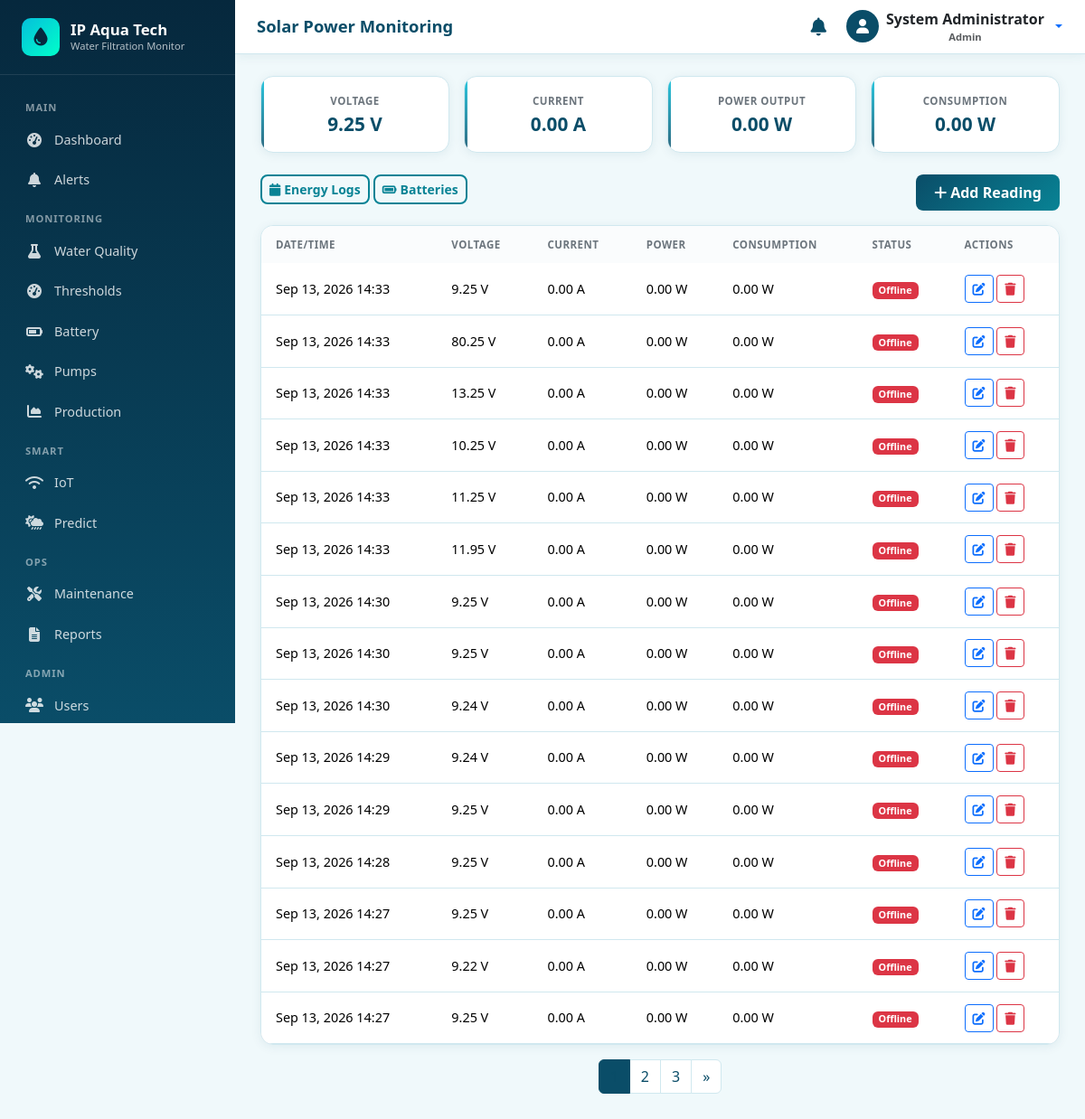
Page /solar/ (signed in) on the committed database.
### accounts/models.py (models this page shows, shortened)
class User(AbstractUser):
    class Role(models.TextChoices):
        ADMIN = 'ADMIN', 'Admin'
        OPERATOR = 'OPERATOR', 'Operator'
    role = models.CharField(
        max_length=20,
        choices=Role.choices,
        default=Role.OPERATOR,
        help_text='User role determining access level',
    )
    phone = models.CharField(max_length=20, blank=True)
    is_active = models.BooleanField(default=True)
    created_at = models.DateTimeField(auto_now_add=True)
    updated_at = models.DateTimeField(auto_now=True)
    class Meta:
        ordering = ['-date_joined']
        verbose_name = 'User'
        verbose_name_plural = 'Users'
    @property
    def is_admin_user(self):
        return self.role == self.Role.ADMIN or self.is_superuser

### solar/models.py (models this page shows, shortened)
class SolarSystem(models.Model):
    panel_voltage = models.DecimalField(max_digits=8, decimal_places=2, help_text='Panel voltage (V)')
    panel_current = models.DecimalField(max_digits=8, decimal_places=2, help_text='Panel current (A)')
    power_output = models.DecimalField(max_digits=10, decimal_places=2, help_text='Power output (W)')
    power_consumption = models.DecimalField(
        max_digits=10, decimal_places=2, default=0, help_text='System power consumption (W)'
    )
    status = models.CharField(
        max_length=20,
        choices=PowerStatus.choices,
        default=PowerStatus.NORMAL,
    )
    irradiance = models.DecimalField(
        max_digits=8, decimal_places=2, null=True, blank=True, help_text='Solar irradiance (W/m²)'
    )
    panel_temperature = models.DecimalField(
        max_digits=5, decimal_places=2, null=True, blank=True, help_text='Panel temperature (°C)'
    )
    notes = models.TextField(blank=True)
    recorded_by = models.ForeignKey(
        settings.AUTH_USER_MODEL,
        on_delete=models.SET_NULL,
        null=True,
        blank=True,
        related_name='solar_records',
    )
    recorded_at = models.DateTimeField(default=timezone.now)
    created_at = models.DateTimeField(auto_now_add=True)
    class Meta:
        ordering = ['-recorded_at']
        verbose_name = 'Solar System Reading'
        verbose_name_plural = 'Solar System Readings'

### solar/views.py (the view)
# urls.py: path('', views.solar_list, name='solar_list'),
@login_required
def solar_list(request):
    qs = SolarSystem.objects.select_related('recorded_by').all()
    paginator = Paginator(qs, 15)
    page = paginator.get_page(request.GET.get('page'))
    latest = SolarSystem.objects.first()
    return render(request, 'solar/solar_list.html', {
        'page_obj': page,
        'latest': latest,
    })

### notifications/context_processors.py (called while the page is built)
def unread_notifications(request):
    if request.user.is_authenticated:
        count = Notification.objects.filter(
            is_read=False,
            is_resolved=False,
        ).filter(
            models_q(request.user)
        ).count()
        recent = Notification.objects.filter(
            is_resolved=False,
        ).filter(
            models_q(request.user)
        )[:5]
        return {
            'unread_notification_count': count,
            'recent_notifications': recent,
        }
    return {
        'unread_notification_count': 0,
        'recent_notifications': [],
    }

def models_q(user):
    from django.db.models import Q
    return Q(recipient__isnull=True) | Q(recipient=user)

### templates/solar/solar_list.html (shortened to what this page needs)
{% extends 'base.html' %}
{% block page_title %}Solar Power Monitoring{% endblock %}
{% block content %}
{% if latest %}
<div class="row g-3 mb-4">
  <div class="col-6 col-md-3"><div class="stat-card text-center"><div class="stat-label">Voltage</div><div class="stat-value">{{ latest.panel_voltage }} V</div></div></div>
  <div class="col-6 col-md-3"><div class="stat-card text-center"><div class="stat-label">Current</div><div class="stat-value">{{ latest.panel_current }} A</div></div></div>
  <div class="col-6 col-md-3"><div class="stat-card text-center"><div class="stat-label">Power Output</div><div class="stat-value">{{ latest.power_output }} W</div></div></div>
  <div class="col-6 col-md-3"><div class="stat-card text-center"><div class="stat-label">Consumption</div><div class="stat-value">{{ latest.power_consumption }} W</div></div></div>
</div>
{% endif %}
<div class="d-flex justify-content-between mb-3">
  <div>
    <a href="{% url 'solar:energy_log_list' %}" class="btn btn-aqua-outline btn-sm"><i class="fas fa-calendar me-1"></i>Energy Logs</a>
    <a href="{% url 'solar:battery_list' %}" class="btn btn-aqua-outline btn-sm"><i class="fas fa-battery-full me-1"></i>Batteries</a>
  </div>
  <a href="{% url 'solar:solar_create' %}" class="btn btn-aqua"><i class="fas fa-plus me-1"></i>Add Reading</a>
</div>
<div class="card card-aqua">
  <div class="card-body p-0">
    <div class="table-responsive">
      <table class="table table-aqua table-hover mb-0">
        <thead><tr><th>Date/Time</th><th>Voltage</th><th>Current</th><th>Power</th><th>Consumption</th><th>Status</th><th>Actions</th></tr></thead>
        <tbody>
          {% for obj in page_obj %}
          <tr class="{% if obj.status == 'CRITICAL' or obj.status == 'OFFLINE' %}row-critical{% elif obj.status == 'WARNING' %}row-warning{% endif %}">
            <td>{{ obj.recorded_at|date:"M d, Y H:i" }}</td>
            <td>{{ obj.panel_voltage }} V</td>
            <td>{{ obj.panel_current }} A</td>
            <td>{{ obj.power_output }} W</td>
            <td>{{ obj.power_consumption }} W</td>
            <td>
              {% if obj.status == 'NORMAL' %}<span class="badge badge-normal">Normal</span>
              {% elif obj.status == 'WARNING' %}<span class="badge badge-warning">Warning</span>
              {% else %}<span class="badge badge-critical">{{ obj.get_status_display }}</span>{% endif %}
            </td>
            <td>
              <a href="{% url 'solar:solar_edit' obj.pk %}" class="btn btn-sm btn-outline-primary"><i class="fas fa-edit"></i></a>
              <form method="post" action="{% url 'solar:solar_delete' obj.pk %}" class="d-inline" onsubmit="return confirm('Delete?');">{% csrf_token %}
                <button class="btn btn-sm btn-outline-danger"><i class="fas fa-trash"></i></button>
              </form>
            </td>
          </tr>
          {% empty %}
          <tr><td colspan="7" class="text-center text-muted py-4">No solar readings.</td></tr>
          {% endfor %}
        </tbody>
      </table>
    </div>
  </div>
</div>
{% include 'includes/pagination.html' %}
{% endblock %}

### templates/base.html (shortened to what this page needs)
{% load static %}
<!DOCTYPE html>
<html lang="en">
<head>
  <link href="https://cdn.jsdelivr.net/npm/bootstrap@5.3.3/dist/css/bootstrap.min.css" rel="stylesheet">
  <link href="https://cdnjs.cloudflare.com/ajax/libs/font-awesome/6.5.1/css/all.min.css" rel="stylesheet">
  <link href="{% static 'css/style.css' %}" rel="stylesheet">
</head>
<body {% if chart_url %}data-chart-url="{{ chart_url }}"{% endif %} {% block body_attrs %}{% endblock %}>
  {% if user.is_authenticated %}
  {% include 'includes/sidebar.html' %}
  <div class="main-wrapper">
    <header class="topbar">
      <div class="d-flex align-items-center gap-3">
        <h1 class="page-title">{% block page_title %}Dashboard{% endblock %}</h1>
      </div>
      <div class="d-flex align-items-center gap-3">
        <a href="{% url 'notifications:notification_list' %}" class="btn btn-link text-aqua position-relative p-1">
          <i class="fas fa-bell fa-lg"></i>
        </a>
        <div class="dropdown">
          <button class="btn btn-link text-decoration-none dropdown-toggle d-flex align-items-center gap-2 p-0" type="button" data-bs-toggle="dropdown">
            <span class="rounded-circle bg-aqua d-inline-flex align-items-center justify-content-center text-white" style="width:36px;height:36px;background:var(--aqua-primary);">
              <i class="fas fa-user"></i>
            </span>
            <span class="d-none d-md-inline text-dark fw-semibold">
              {{ user.get_full_name|default:user.username }}
              <small class="d-block text-muted" style="font-size:0.7rem;">{{ user.get_role_display }}</small>
            </span>
          </button>
        </div>
      </div>
    </header>
    <div class="content-area">
      {% block content %}{% endblock %}
    </div>
  </div>
  {% else %}
    {% block auth_content %}{% endblock %}
  {% endif %}
</body>
</html>

### static/css/style.css (style rules this page uses)
:root { --aqua-primary: #0a4d68; --aqua-secondary: #088395; --aqua-accent: #05bfdb; --aqua-light: #00ffca; --aqua-bg: #f0f9fb; --aqua-sidebar: #06283d; --aqua-sidebar-hover: #0a4d68; --aqua-card: #ffffff; --status-normal: #198754; --status-warning: #ffc107; --status-critical: #dc3545; --status-info: #0dcaf0; --text-dark: #1a1a2e; --text-muted: #6c757d; --border-color: #d0e8ef; --sidebar-width: 260px; --topbar-height: 60px; --radius: 12px; --shadow: 0 2px 12px rgba(10, 77, 104, 0.08); --shadow-lg: 0 8px 30px rgba(10, 77, 104, 0.12); }
* { box-sizing: border-box; }
body { font-family: 'Segoe UI', system-ui, -apple-system, sans-serif; background: var(--aqua-bg); color: var(--text-dark); min-height: 100vh; overflow-x: hidden; }
.main-wrapper { margin-left: var(--sidebar-width); min-height: 100vh; transition: margin-left 0.3s ease; }
.topbar { height: var(--topbar-height); background: var(--aqua-card); border-bottom: 1px solid var(--border-color); display: flex; align-items: center; justify-content: space-between; padding: 0 1.5rem; position: sticky; top: 0; z-index: 1030; box-shadow: var(--shadow); }
.topbar .page-title { font-weight: 700; color: var(--aqua-primary); font-size: 1.15rem; margin: 0; }
.content-area { padding: 1.5rem 1.75rem 2.5rem; max-width: 1280px; }
.stat-card { background: var(--aqua-card); border-radius: 14px; padding: 1.15rem 1.2rem; box-shadow: var(--shadow); border: 1px solid var(--border-color); height: 100%; transition: transform 0.18s ease, box-shadow 0.18s ease; position: relative; overflow: hidden; min-width: 0; }
.stat-card::before { content: ''; position: absolute; left: 0; top: 0; bottom: 0; width: 3px; background: linear-gradient(180deg, var(--aqua-accent), var(--aqua-primary)); opacity: 0.85; }
.stat-card .stat-value { font-size: 1.3rem; font-weight: 700; color: var(--aqua-primary); line-height: 1.25; word-break: break-word; }
.stat-card .stat-label { font-size: 0.72rem; color: var(--text-muted); font-weight: 600; text-transform: uppercase; letter-spacing: 0.04em; margin-bottom: 0.2rem; }
.card-aqua { background: var(--aqua-card); border-radius: 14px; border: 1px solid var(--border-color); box-shadow: var(--shadow); overflow: hidden; }
.card-aqua .card-body { padding: 1.25rem 1.35rem; }
.card-aqua .table { margin-bottom: 0; }
.card-aqua .table thead th { font-size: 0.72rem; text-transform: uppercase; letter-spacing: 0.04em; color: var(--text-muted); font-weight: 700; border-bottom-width: 1px; white-space: nowrap; background: #fafcfd; padding: 0.75rem 1rem; }
.card-aqua .table td { vertical-align: middle; font-size: 0.9rem; padding: 0.8rem 1rem; }
.badge-critical, .badge-status-critical { background-color: var(--status-critical) !important; color: #fff !important; }
.table-aqua { margin-bottom: 0; }
.table-aqua thead th { background: var(--aqua-primary); color: #fff; font-weight: 600; font-size: 0.85rem; border: none; padding: 0.75rem 1rem; white-space: nowrap; }
.table-aqua tbody td { padding: 0.75rem 1rem; vertical-align: middle; font-size: 0.9rem; border-color: var(--border-color); }
.table-aqua tbody tr.row-critical { background: rgba(220, 53, 69, 0.1); }
.btn-aqua { background: linear-gradient(135deg, var(--aqua-primary), var(--aqua-secondary)); color: #fff; border: none; border-radius: 8px; font-weight: 600; padding: 0.5rem 1.25rem; transition: all 0.2s ease; }
.btn-aqua-outline { border: 2px solid var(--aqua-secondary); color: var(--aqua-secondary); background: transparent; border-radius: 8px; font-weight: 600; }
.text-aqua { color: var(--aqua-primary) !important; }
.fw-semibold { font-weight: 600; }

### rows in the picture
User: get_full_name "System Administrator", role "Admin"
SolarSystem: panel_voltage "9.25", panel_current "0.00", power_output "0.00", power_consumption "0.00", recorded_at "Sep 13, 2026 14:33", status "Offline"
SolarSystem: recorded_at "Sep 13, 2026 14:33", panel_voltage "80.25", panel_current "0.00", power_output "0.00", power_consumption "0.00", status "Offline"
SolarSystem: recorded_at "Sep 13, 2026 14:33", panel_voltage "13.25", panel_current "0.00", power_output "0.00", power_consumption "0.00", status "Offline"
SolarSystem: recorded_at "Sep 13, 2026 14:33", panel_voltage "10.25", panel_current "0.00", power_output "0.00", power_consumption "0.00", status "Offline"
SolarSystem: recorded_at "Sep 13, 2026 14:33", panel_voltage "11.25", panel_current "0.00", power_output "0.00", power_consumption "0.00", status "Offline"
SolarSystem: recorded_at "Sep 13, 2026 14:33", panel_voltage "11.95", panel_current "0.00", power_output "0.00", power_consumption "0.00", status "Offline"
SolarSystem: recorded_at "Sep 13, 2026 14:30", panel_voltage "9.25", panel_current "0.00", power_output "0.00", power_consumption "0.00", status "Offline"
SolarSystem: recorded_at "Sep 13, 2026 14:30", panel_voltage "9.25", panel_current "0.00", power_output "0.00", power_consumption "0.00", status "Offline"
SolarSystem: recorded_at "Sep 13, 2026 14:30", panel_voltage "9.24", panel_current "0.00", power_output "0.00", power_consumption "0.00", status "Offline"
SolarSystem: recorded_at "Sep 13, 2026 14:29", panel_voltage "9.24", panel_current "0.00", power_output "0.00", power_consumption "0.00", status "Offline"
SolarSystem: recorded_at "Sep 13, 2026 14:29", panel_voltage "9.25", panel_current "0.00", power_output "0.00", power_consumption "0.00", status "Offline"
SolarSystem: recorded_at "Sep 13, 2026 14:28", panel_voltage "9.25", panel_current "0.00", power_output "0.00", power_consumption "0.00", status "Offline"
SolarSystem: recorded_at "Sep 13, 2026 14:27", panel_voltage "9.25", panel_current "0.00", power_output "0.00", power_consumption "0.00", status "Offline"
SolarSystem: recorded_at "Sep 13, 2026 14:27", panel_voltage "9.22", panel_current "0.00", power_output "0.00", power_consumption "0.00", status "Offline"
SolarSystem: recorded_at "Sep 13, 2026 14:27", panel_voltage "9.25", panel_current "0.00", power_output "0.00", power_consumption "0.00", status "Offline"

### other values in the picture
{{ num }} "2" "3"
